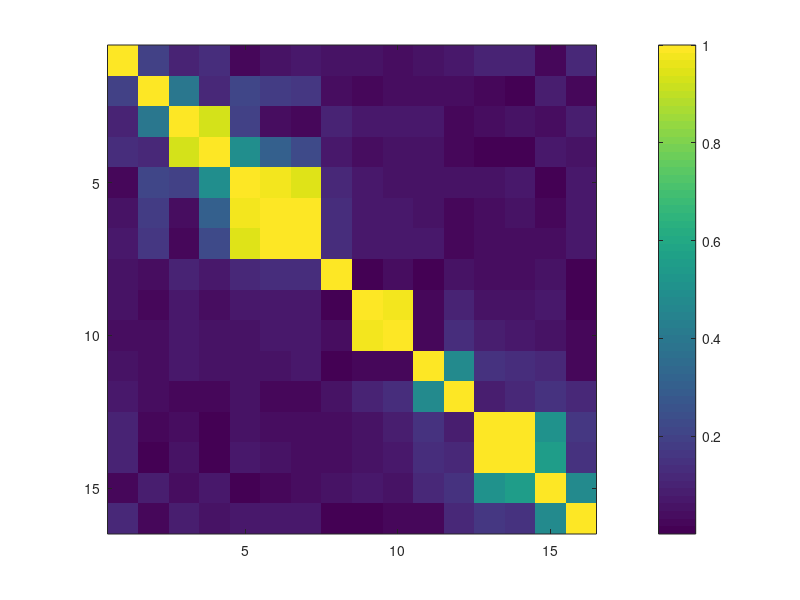

Source code (MATLAB):



N = 16;
n = (1:N)';            % rows

k = sort(rand(1,N)*N); % cols

D = exp(-i*2*pi*(n-1)*(k-1)/N);  % each column vector is a different
                                 % k-space location

figure; imagesc(abs(D'*D/N)); axis image; colorbar;


% TODO: write helper code for reading in gradient waveform dumps from
% IDEA simulator


% TODO: implement conjugate phase reconstruction